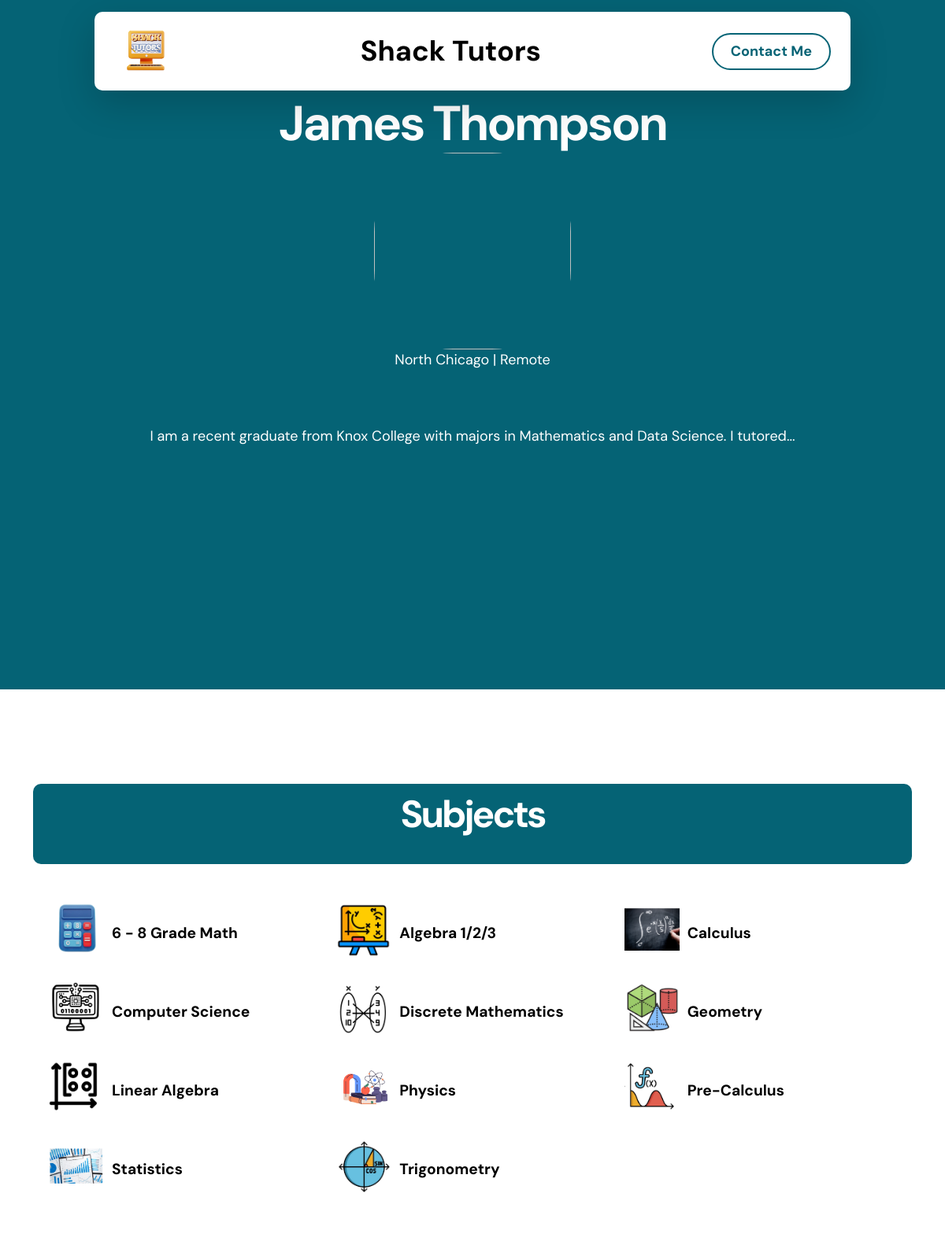
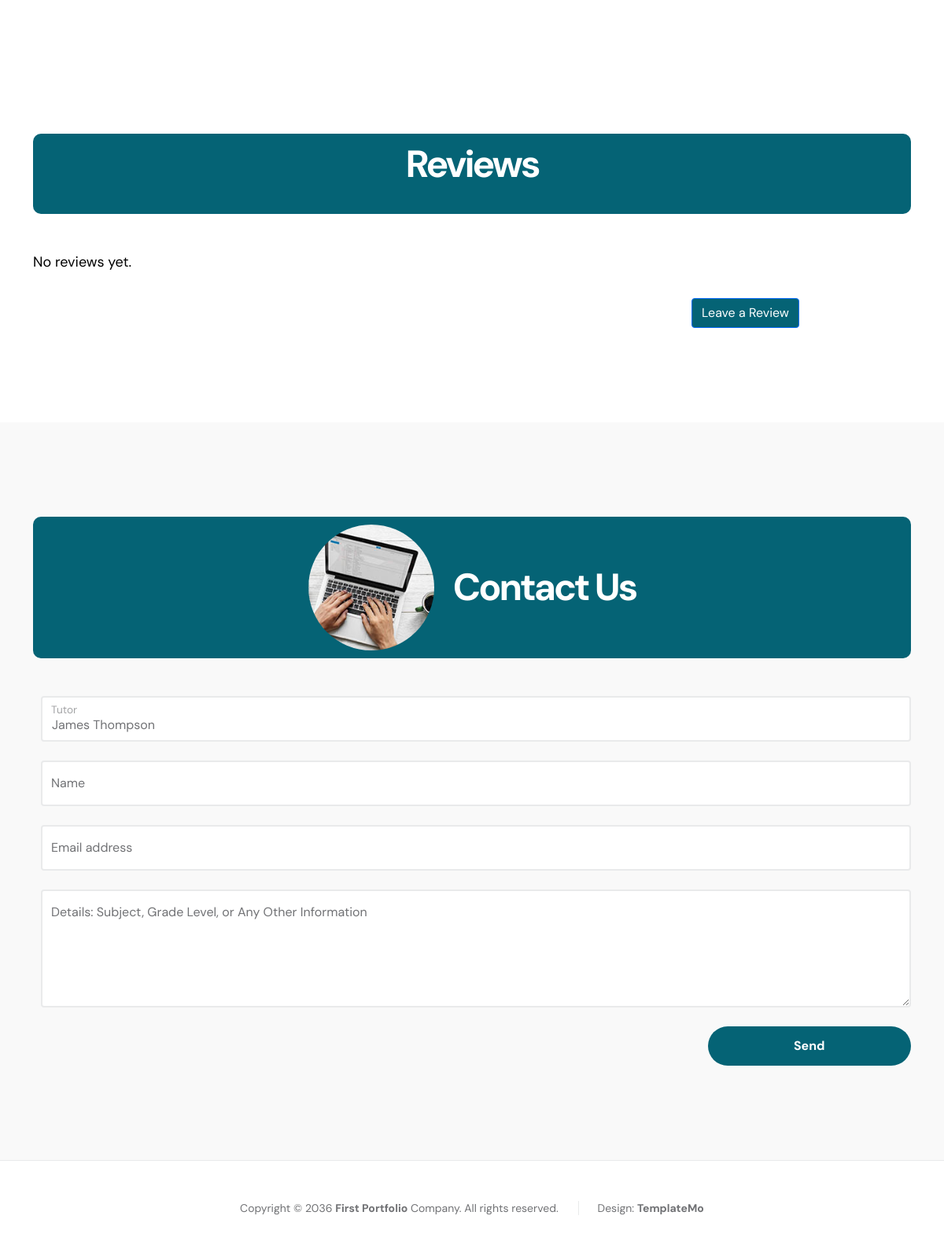
The app's page /tutors/3/ with its own data (2 pictures, top to bottom).
### polls/models.py (models this page shows, shortened)
class Tutor(models.Model):
    id = models.AutoField(primary_key=True)
    name = models.CharField(max_length=100)
    location = models.CharField(max_length=100, blank=True, null=True)
    remote = models.BooleanField(default=False)
    bio = models.TextField()
    image = models.ImageField(upload_to='tutor_images/', blank=True, null=True)
    subjects = models.ManyToManyField('Subject', related_name='tutors')
    email = models.EmailField(blank=False, null=False)
    review_key = models.CharField(max_length=100, blank=True, null=True)

class Subject(models.Model):
    CATEGORIES = [
        ("math", "Math"),
        ("reading", "R/W & Language"),
        ("science", "Science")
    ]
    name = models.CharField(max_length=100)
    id = models.CharField(primary_key=True)
    image = models.ImageField(upload_to='subject_images', blank=True, null=True)
    category = models.CharField(max_length=20, choices=CATEGORIES, default="math")

### polls/views.py (the view)
# urls.py: path("tutors/<int:tutor_id>/", views.tutor_detail, name="tutor_detail"),
def tutor_detail(request, tutor_id):
    tutor = Tutor.objects.get(id=tutor_id)
    reviews = tutor.reviews.filter(approved=True).order_by('-created_at')
    return render(request, 'detail.html', {'tutor': tutor, 'reviews': reviews})

### polls/templates/detail.html (shortened to what this page needs)
{% load static %}
<!doctype html>
<html lang="en">
    <head>
        <link href="{% static 'polls/homepage/homepage/css/bootstrap.min.css' %}" rel="stylesheet">
        <link href="{% static 'polls/homepage/homepage/css/bootstrap-icons.css' %}" rel="stylesheet">
        <link href="{% static 'polls/homepage/homepage/css/magnific-popup.css' %}" rel="stylesheet">
        <link href="{% static 'polls/homepage/homepage/css/templatemo-first-portfolio-style.css' %}" rel="stylesheet">
    </head>
    <body class="detail-page">
        <nav class="navbar navbar-expand-lg">
            <div class="container container-tutor">
                <img src="{% static 'polls/homepage/homepage/images/logos/shacklogo.png' %}" class="navbar-icon bi-telephone-plus me-3" alt="Shack Tutors Logo">
                <a href="{% url 'home' %}" class="navbar-brand-tutor mx-auto mx-lg-0 ">Shack Tutors</a>
                <div class="d-flex align-items-center ">
                    <a class="custom-btn btn contact-button" href="#section_3">
                        Contact Me
                    </a>
                </div>
            </div>
        </nav>
        <main>
            <section class="hero detail-hero" id="hero">
                <div class="container">
                    <div class="row">
                        <div class="col-lg-12 col-12 text-center">
                            <h1 class="hero-heading mb-0 tutor-title">{{ tutor.name }}</h1>
                            <img src="{% static 'polls/homepage/homepage/images/tutor_images1/' %}{{ tutor.id }}profpic.JPEG" class="avatar-image ms-auto img-fluid detail-avatar-image" alt="">
                            <p class="text-white mb-0 detail-location">{{ tutor.location }}{% if tutor.remote %} | Remote {% endif %}</p>
                            <p class="text-white mb-lg-5 mb-4 detail-bio">{{ tutor.bio }}</p>
                        </div>
                    </div>
                </div>
            </section>
        </main>
        <section class="about section-padding" id="section_1">
                <div class="container">
                    <div class="row">
                        <div class="col-lg-6 col-12 mt-5 mt-lg-0">
                            <div class="section-title-wrap d-flex justify-content-center align-items-center mb-5">
                                <h2 class="text-white ms-0 mb-4">Subjects</h2>
                            </div>
                            <div class="about-thumb">
                                <div class="detail-subject-grid">
                                    {% for subject in tutor.subjects.all %}
                                        <div class="subject-item">
                                            {% if subject.image %}
                                                <img src="{{ subject.image.url }}" alt="{{ subject.name }}" class="subject-logo">
                                            {% endif %}
                                            <span class=" subject-text">{{ subject.name }}</span>
                                        </div>
                                    {% endfor %}
                                </div>
                            </div>
                        </div>
                    </div>
                </div>
        </section>
        <section class="about section-padding" id="section_2">
                <div class="container">
                    <div class="row">
                        <div class="col-lg-6 col-12 mt-5 mt-lg-0">
                            <div class="section-title-wrap d-flex justify-content-center align-items-center mb-5">
                                <h2 class="text-white ms-0 mb-4">Reviews</h2>
                            </div>
                            <div class="row">
                                {% if tutor.reviews.count == 0 %}
                                    <p class="text-black">No reviews yet.</p>
                                {% endif %}
                            </div>
                            <div class="col-lg-3 col-12 ms-auto">
                                    <button class="btn btn-primary mt-3" data-bs-toggle="modal" data-bs-target="#reviewModal">Leave a Review</button>
                            </div>
                        </div>
                    </div>
                </div>
        </section>
        <section class="contact section-padding" id="section_3">
            <div class="container">
                <div class="row">
                    <div class="col-lg-6 col-md-8 col-12">
                        <div class="section-title-wrap d-flex justify-content-center align-items-center mb-5">
                            <img src="{% static 'polls/homepage/homepage/images/aerial-view-man-using-computer-laptop-wooden-table.jpg' %}" class="avatar-image img-fluid" alt="">
                            <h2 class="text-white ms-4 mb-0">Contact Us</h2>
                        </div>
                    </div>
                    <div class="col-lg-6 col-12 mt-5 mt-lg-0">
                        <form action="{% url 'contact' %}" method="post" class="custom-form contact-form" role="form">
                            <div class="row">
                                <div class="col-lg-6 col-md-6 col-12">
                                    <div class="form-floating">
                                        <input type="text" id="tutor" class="form-control" value="{{ tutor.name }}" readonly>
                                        <label for="floatingInput">Tutor</label>
                                    </div>
                                </div>
                                <div class="col-lg-6 col-md-6 col-12">
                                    <div class="form-floating">
                                        <input type="text" name="name" id="name" class="form-control" placeholder="Name" required="">
                                        <label for="floatingInput">Name</label>
                                    </div>
                                </div>
                                <div class="col-lg-6 col-md-6 col-12">
                                    <div class="form-floating">
                                        <input type="email" name="email" id="email" pattern="[^ @]*@[^ @]*" class="form-control" placeholder="Email address" required="">
                                        <label for="floatingInput">Email address</label>
                                    </div>
                                </div>
                                <div class="col-lg-12 col-12">
                                    <div class="form-floating">
                                        <textarea class="form-control" id="message" name="message" placeholder="Tell me about the project"></textarea>
                                        <label for="floatingTextarea">Details: Subject, Grade Level, or Any Other Information</label>
                                    </div>
                                </div>
                                <div class="col-lg-3 col-12 ms-auto">
                                    <button type="submit" class="form-control">Send</button>
                                </div>
                            </div>
                        </form>
                    </div>
                </div>
            </div>
        </section>
        <footer class="site-footer">
            <div class="container">
                <div class="row">
                    <div class="col-lg-12 col-12">
                        <div class="copyright-text-wrap">
                            <p class="mb-0">
                                <span class="copyright-text">Copyright © 2036 <a href="#">First Portfolio</a> Company. All rights reserved.</span>
                                Design:
                                <a rel="sponsored" href="https://templatemo.com" target="_blank">TemplateMo</a>
                            </p>
                        </div>
                    </div>
                </div>
            </div>
        </footer>
    </body>
</html>

### records on screen
Tutor: name "James Thompson", location "North Chicago", bio "I am a recent graduate from Knox College with majors in Mathematics and Data Science. I tutored..."
Subject: image (picture), name "6 - 8 Grade Math"
Subject: image (picture), name "Algebra 1/2/3"
Subject: image (picture), name "Calculus"
Subject: image (picture), name "Computer Science"
Subject: image (picture), name "Discrete Mathematics"
Subject: image (picture), name "Geometry"
Subject: image (picture), name "Linear Algebra"
Subject: image (picture), name "Physics"
Subject: image (picture), name "Pre-Calculus"
Subject: image (picture), name "Statistics"
Subject: image (picture), name "Trigonometry"
